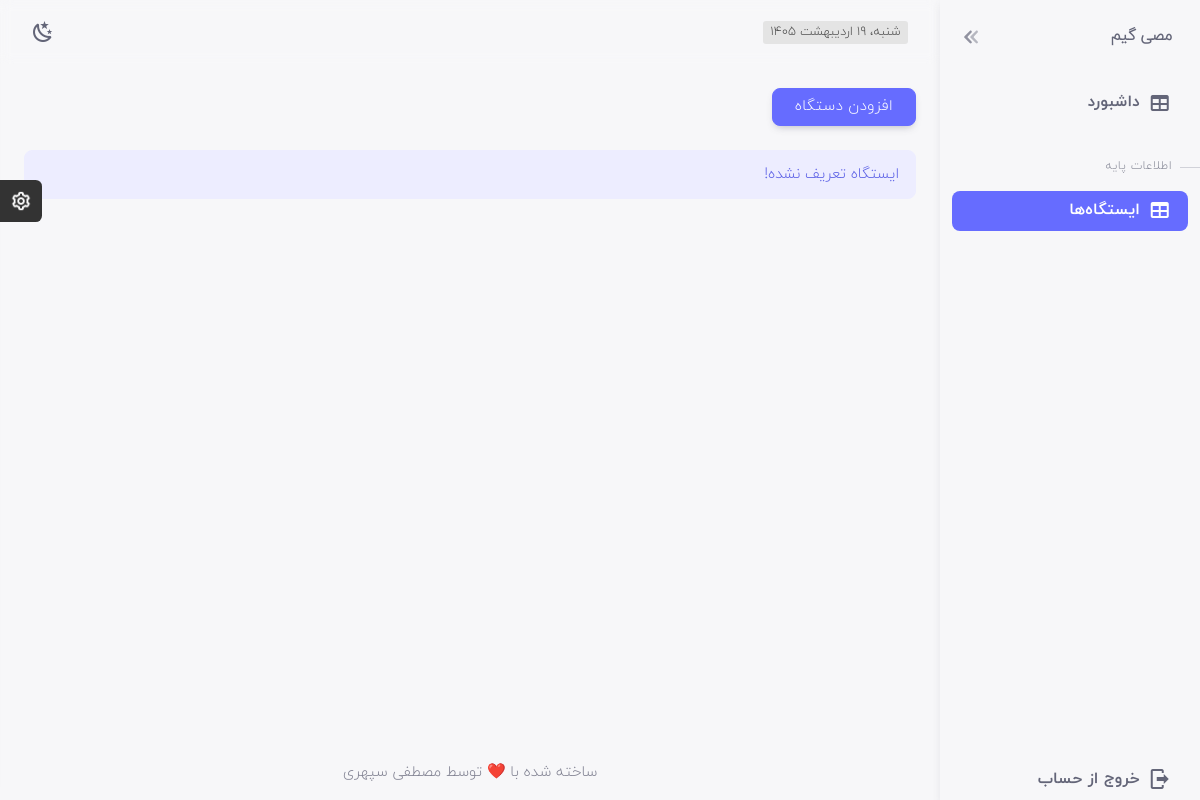
Before: /base-informations/ (signed in) with the older database file.
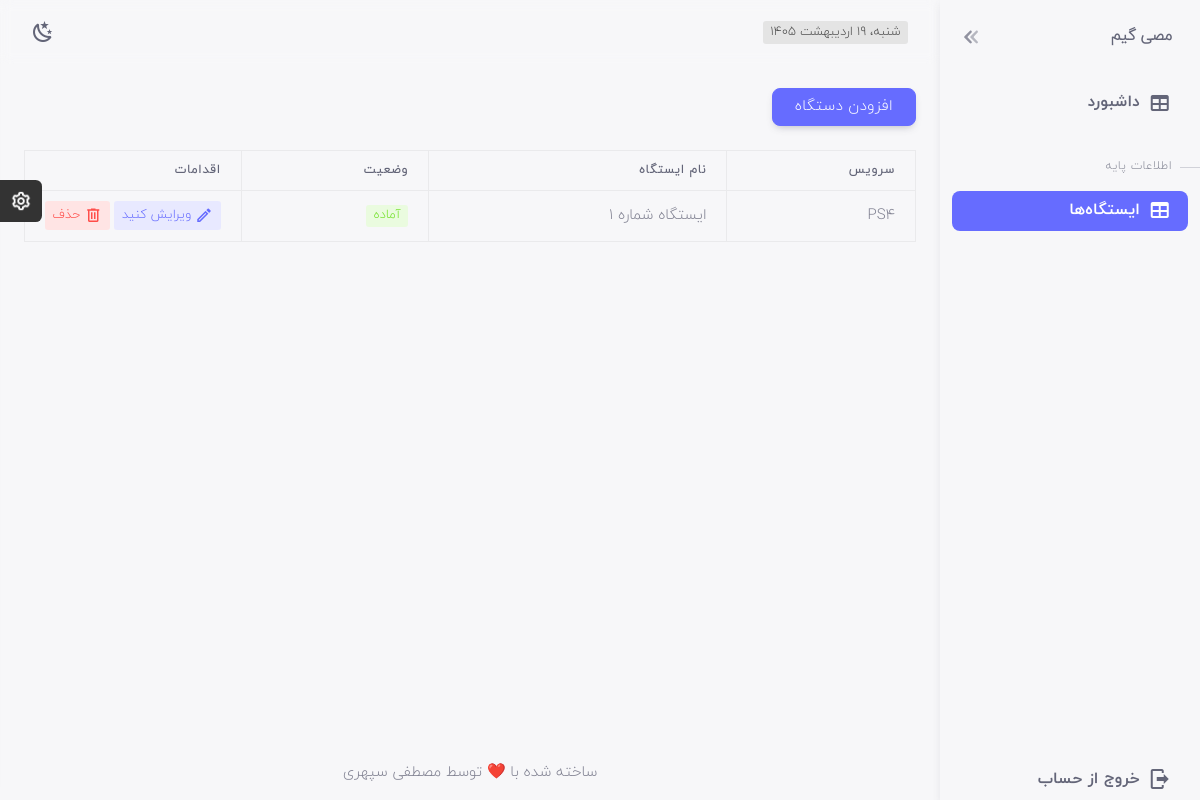
After: the same page with the newer database file.
### gamenets/models.py (models this page shows)
class GameNet(models.Model):
    user = models.OneToOneField(
        User,
        on_delete=models.CASCADE,
        related_name='gamenet',
    )
    name = models.CharField(max_length=100)
    address = models.TextField(blank=True)
    phone = models.CharField(max_length=20, blank=True)
    created_at = models.DateTimeField(auto_now_add=True)
    def __str__(self):
        return self.name

### stations/models.py (models this page shows, shortened)
class Station(models.Model):
    gamenet = models.ForeignKey(GameNet, on_delete=models.CASCADE)
    STATUS_CHOICES = [
    ("free", "فعال"),
    ("playing", "در حال استفاده"),
    ("offline", "غیرفعال"),
    ]
    name = models.CharField(max_length=60)
    station_type = models.CharField(max_length=20)  # PC / PS5 / Xbox
    status = models.CharField(
    max_length=20,
    choices=STATUS_CHOICES,
    default="free"
    )

### stations/views.py (the view)
# urls.py: path('', station_view, name='index'),
@login_required
def station_view(request):
    gamenet = request.user.gamenet
    if request.method == "POST":
        form = StationForm(request.POST)
        if form.is_valid():
            station = form.save(commit=False)
            station.gamenet = gamenet
            station.save()
            messages.success(request, 'ایستگاه افزوده شد!')
            return redirect('stations:index')
    else:
        form = StationForm()
    stations = Station.objects.filter(gamenet=gamenet)
    context = {'form': form, 'stations': stations}
    return render(request, 'stations/index.html', context)

### templates/stations/index.html (shortened to what this page needs)
{% extends 'base.html' %}
{% load static %}
{% block b %}
  active
{% endblock %}
{% block content %}
  <div class="container-xxl flex-grow-1 container-p-y">
    <div class="toast-container position-fixed bottom-0 end-0 p-3">
    </div>
    <div class="col">
      <button type="button" class="btn btn-primary waves-effect waves-light mb-4" data-bs-toggle="modal" data-bs-target="#onboardImageChange">افزودن دستگاه</button>
      <div class="table-responsive text-nowrap">
        {% if stations %}
          <table class="table table-bordered">
            <thead>
              <tr>
                <th>سرویس</th>
                <th>نام ایستگاه</th>
                <th>وضعیت</th>
                <th>اقدامات</th>
              </tr>
            </thead>
            <tbody id="stationsTable">
              {% for station in stations %}
                <tr>
                  <td>{{ station.station_type }}</td>
                  <td>{{ station.name }}</td>
                  <td>
                    {% if station.status == 'free' %}
                      <span class="badge bg-label-success me-1">آماده</span>
                    {% elif station.status == 'playing' %}
                      <span class="badge bg-label-info me-1">در حال استفاده</span>
                    {% else %}
                      <span class="badge bg-label-dark me-1">غیرفعال</span>
                    {% endif %}
                  </td>
                  <td style="width:150px;">
                    <a class="badge bg-label-primary edit-btn" href="#" data-bs-toggle="modal" data-bs-target="#onboardImageEdit" data-id="{{ station.id }}" data-name="{{ station.name }}" data-type="{{ station.station_type }}" data-status="{{ station.status }}"><i class="mdi mdi-pencil-outline me-1"></i>ویرایش کنید</a>
                    <a class="badge bg-label-danger del-btn" data-bs-toggle="modal" data-bs-target="#onboardImageDelete" href="javascript:void(0);" data-id="{{ station.id }}" data-name="{{ station.name }}"><i class="mdi mdi-trash-can-outline me-1"></i>حذف</a>
                  </td>
                </tr>
              {% endfor %}
            </tbody>
          </table>
        {% else %}
          <div class="alert alert-primary" role="alert">ایستگاه تعریف نشده!</div>
        {% endif %}
      </div>
    </div>
  </div>
{% endblock %}

### templates/base.html (shortened to what this page needs)
{% load static %}
<!DOCTYPE html>
<html lang="en" class="light-style layout-navbar-fixed layout-menu-fixed" dir="rtl" data-theme="theme-default"
  data-assets-path="{% static '' %}" data-template="vertical-menu-template">
<head>
  <link rel="stylesheet" href="{% static 'vendor/fonts/materialdesignicons.css' %}">
  <link rel="stylesheet" href="{% static 'vendor/fonts/fontawesome.css' %}">
  <link rel="stylesheet" href="{% static 'vendor/libs/node-waves/node-waves.css' %}">
  <link rel="stylesheet" href="{% static 'vendor/css/rtl/core.css' %}" class="template-customizer-core-css">
  <link rel="stylesheet" href="{% static 'vendor/css/rtl/theme-default.css' %}" class="template-customizer-theme-css">
  <link rel="stylesheet" href="{% static 'css/demo.css' %}">
  <link rel="stylesheet" href="{% static 'vendor/libs/perfect-scrollbar/perfect-scrollbar.css' %}">
  <link rel="stylesheet" href="{% static 'vendor/libs/typeahead-js/typeahead.css' %}">
  <link rel="stylesheet" href="{% static 'vendor/libs/select2/select2.css' %}">
  <link rel="stylesheet" href="{% static 'vendor/libs/tagify/tagify.css' %}">
  <link rel="stylesheet" href="{% static 'vendor/libs/bootstrap-select/bootstrap-select.css' %}">
  <link rel="stylesheet" href="{% static 'vendor/libs/typeahead-js/typeahead.css' %}">
  <link rel="stylesheet" href="{% static 'vendor/libs/sweetalert2/sweetalert2.css' %}">
  <link rel="stylesheet" href="{% static 'vendor/libs/flatpickr/flatpickr.css' %}">
  <link rel="stylesheet" href="{% static 'vendor/libs/datatables-bs5/datatables.bootstrap5.css' %}">
  <link rel="stylesheet" href="{% static 'vendor/libs/datatables-responsive-bs5/responsive.bootstrap5.css' %}">
</head>
<body>
  <div class="layout-wrapper layout-content-navbar">
    <div class="layout-container">
      <aside id="layout-menu" class="layout-menu menu-vertical menu bg-menu-theme shadow">
        <div class="app-brand mt-4 mb-4">
          <a href="index.html" class="app-brand-link"><span class="app-brand-text menu-text fw-bold ms-2">{{request.user.gamenet}}</span></a><a
            href="javascript:void(0);" class="layout-menu-toggle menu-link text-large ms-auto"></a>
        </div>
        <ul class="menu-inner py-1">
          <li class="menu-item {% block a%}{% endblock %}"><a href="{% url 'sessions_app:index' %}" class="menu-link"><i class="menu-icon tf-icons mdi mdi-table"></i>
              <div>داشبورد</div>
            </a></li>
            <li class="menu-header fw-light mt-4"><span class="menu-header-text">اطلاعات پایه</span></li>
            <li class="menu-item {% block b%}{% endblock %}"><a href="{% url 'stations:index' %}" class="menu-link"><i class="menu-icon tf-icons mdi mdi-table"></i>
              <div>ایستگاه‌ها</div>
            </a></li>
        </ul>
        <li class="menu-item"><a href="#" target="_blank" class="menu-link"><i
              class="menu-icon tf-icons mdi mdi-logout"></i>
            <div>خروج از حساب</div>
          </a></li>
      </aside>
      <div class="layout-page">
        <nav class="layout-navbar navbar navbar-expand-xl align-items-center bg-navbar-theme" id="layout-navbar">
          <div class="container-xxl">
            <div class="demo d-none d-xl-flex py-0 me-4">
              <span class="nav-item me-2 ms-2 badge bg-label-dark" id="date"></span>
            </div>
            <div class="navbar-nav-right d-flex align-items-center" id="navbar-collapse">
              <ul class="navbar-nav flex-row align-items-center ms-auto">
                <li class="nav-item me-1 me-xl-0"><a
                    class="nav-link btn btn-text-secondary rounded-pill btn-icon style-switcher-toggle hide-arrow"
                    href="javascript:void(0);"><i class="mdi mdi-24px"></i></a></li>
              </ul>
            </div>
          </div>
        </nav>
        {% block content %}{% endblock %}
        <footer class="content-footer footer bg-footer-theme">
          <div class="container-xxl">
            <div
              class="footer-container d-flex align-items-center justify-content-center py-3 flex-md-row flex-column">
              <div class="mb-2 mb-md-0">ساخته شده با<span class="text-danger"> ❤️</span> توسط <a href="#"
                  target="_blank" class="footer-link fw-medium">مصطفی سپهری</a>
              </div>
            </div>
          </div>
        </footer>
      </div>
    </div>
  </div>
</body>
</html>

### static/csss/demo.css (style rules this page uses)
.layout-navbar-fixed .layout-wrapper:not(.layout-without-menu) .layout-page { padding-top: 64px !important; }

Changed rows visible on the page:
added Station: station_type "PS4", name "ایستگاه شماره 1", status "آماده"
Other visible differences:
text no longer shown: "ایستگاه تعریف نشده!"
text now shown: "سرویس نام ایستگاه وضعیت اقدامات"
